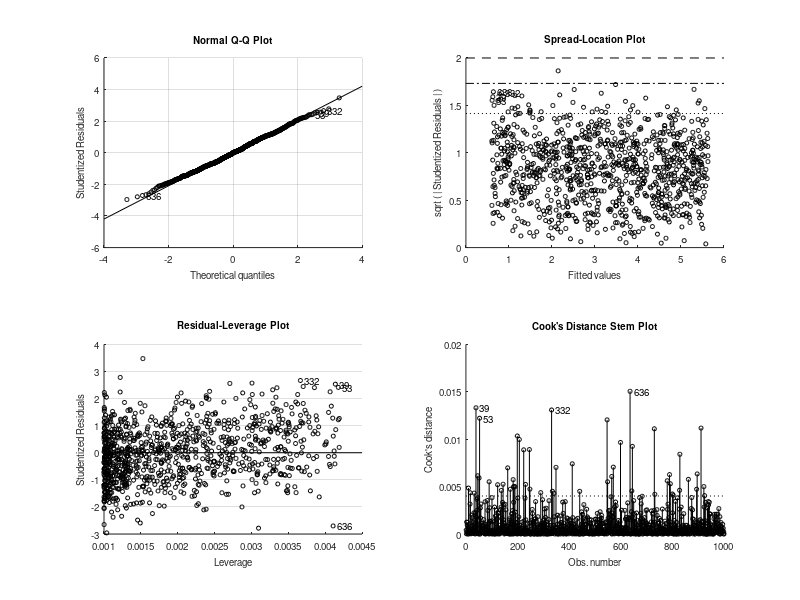
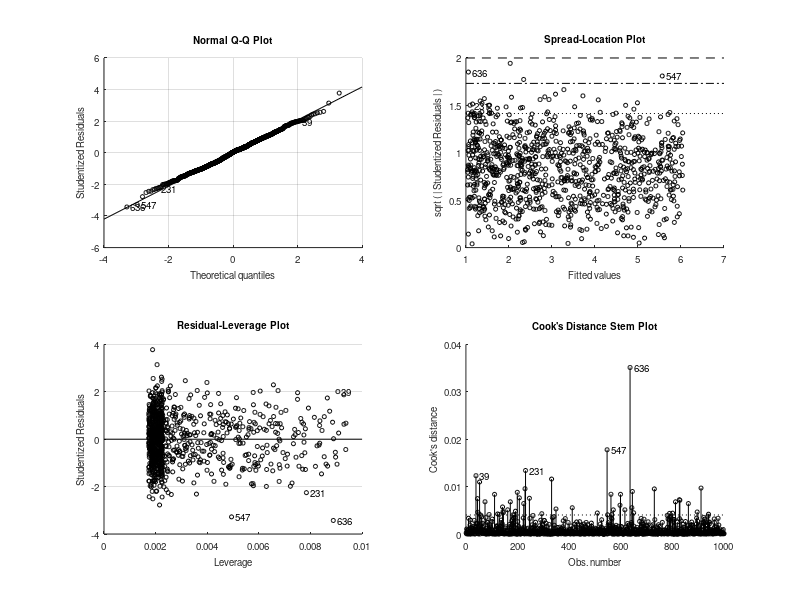

These charts were generated, in order, by the following MATLAB code: (Note: this script raises an error after producing the figures.)
clear all;
close all;
clc;

%% Create the dataset
n_points = 1000;
eps = 0.7;
func = @(x)(1 +1 /2 * x +1/10 *x.^2); %The true model! 

x = 5 * rand(n_points,1);
t = func(x);
t_noisy = func(x) + eps * randn(n_points,1);

%% Fit the models
phi = [x x.^2];

% L1 is a liner model
% L2 is a quadratic model 

lin_model = fitlm(x,t_noisy); 
qua_model = fitlm(phi,t_noisy);

real_par = [1 1/2 1/10]; %In case of quad model
best_par = [7/12 1 0]; %In case of lin model

lin_c = [lin_model.Coefficients.Estimate' 0];
qua_c = qua_model.Coefficients.Estimate;

%% Plotting
figure();

plot3(real_par(1), real_par(2), real_par(3), 'bx');

hold on;
grid on;
plot3(best_par(1), best_par(2), best_par(3), 'ro');
plot3(lin_c(1), lin_c(2), lin_c(3), 'r+');
plot3(qua_c(1), qua_c(2), qua_c(3),'b+');

title('Parameter Space');
xlabel('w0');
ylabel('w1');
zlabel('w2');

%% Estimating bias-variance
n_rep = 100;
for ii= 1:n_rep
   % Sample generation
   x = 5 * rand(n_points,1);
   t = func(x);
   t_noisy = func(x) + eps * randn(n_points,1);
   phi = [x x.^2];
   
   lin_model = fitlm(x,t_noisy);
   qua_model = fitlm(phi,t_noisy);
   
   lin_coeff(ii,:) = [lin_model.Coefficients.Estimate' 0];
   qua_coeff(ii,:) = qua_model.Coefficients.Estimate;
end

figure();
plot3(real_par(1), real_par(2), real_par(3),'bx');
hold on;
grid on;

plot3(best_par(1), best_par(2), best_par(3), 'ro');
plot3(lin_coeff(1), lin_coeff(2), lin_coeff(3), 'r.');
plot3(qua_coeff(1), qua_coeff(2), qua_coeff(3),'b.');

title('Parameter Space');
xlabel('w0');
ylabel('w1');
zlabel('w2');

x_new = 5 * rand();
t_new = func(x_new) + eps * randn(1,1);

x_enh_new = [1 x_new 0];
phi_new = [1 x_new x_new.^2];

for ii=1:n_rep
   y_pred_lin(ii) = lin_coeff(ii,:) * x_enh_new';
   y_pred_qua(ii) = qua_coeff(ii,:) * phi_new';
end

error_lin = mean((t_new - y_pred_lin).^2);
bias_lin = mean(func(x_new) - y_pred_lin)^2;
variance_lin = var(y_pred_lin);
var_t_lin = error_lin - variance_lin - bias_lin;

error_qua = mean((t_new - y_pred_qua).^2);
bias_qua = mean(func(x_new) - y_pred_qua)^2;
variance_qua = var(y_pred_qua);
var_t_qua = error_qua - variance_qua - bias_qua;

disp('---Single Point----');
disp(['Linear Error: ' num2str(error_lin)]);
disp(['Linear Bias: ' num2str(bias_lin)]);
disp(['Linear Variance: ' num2str(variance_lin)]);
disp(['Linerar sigma: ' num2str(var_t_lin)]);





